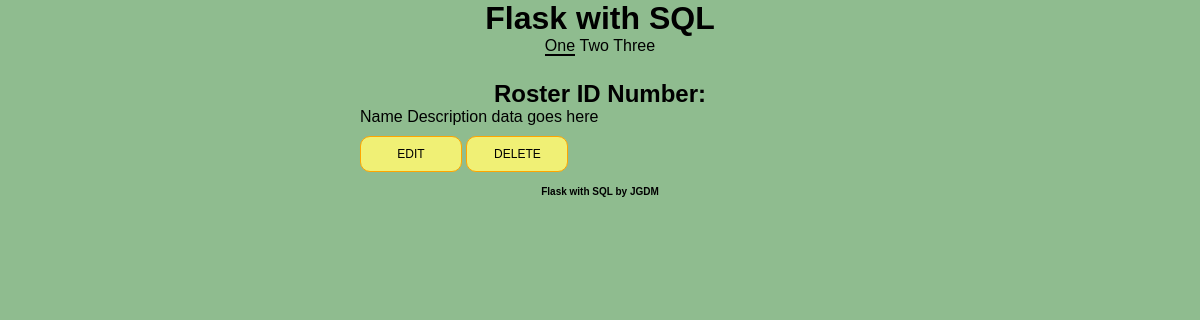
/single/1, run on an earlier commit of the app's database.
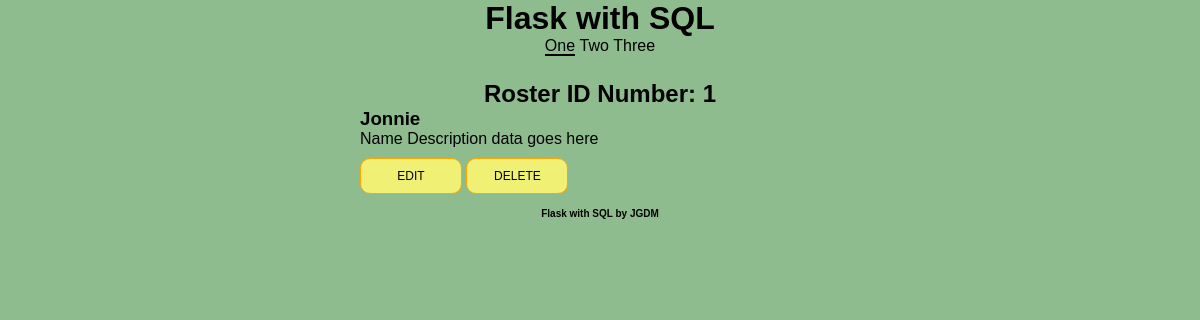
And on a later commit of the database.
### models.py (models this page shows, shortened)
class Roster(db.Model):
    id = db.Column(db.Integer(), primary_key=True)
    name = db.Column("Name", db.String(80), unique=True, nullable=False)
    age = db.Column("Age", db.Integer, unique=True, nullable=False)
    joined = db.Column('Joined', db.DateTime, default=datetime.datetime.now)

### app.py (the view)
@app.route('/single/<id>', methods=['GET'])
def single(id):
    roster = Roster.query.get(id)
    return render_template('single.html', roster = roster)

### templates/single.html (shortened to what this page needs)
{% extends "main.html" %}
    {% block nav_block %}
        <nav>
            <ul>
                <li><a href="/" class="selected" >One</a></li>
                <li><a href="/two">Two</a></li>
                <li><a href="/three">Three</a></li>
            </ul>
        </nav>
    {% endblock %}
    {% block main_block %}
        <h2>Roster ID Number: {{ roster.id }}</h2>
        <div class="name_data_single">
            <h3>{{ roster.name }}</h3>
            <p>Name Description data goes here</p>
        </div>
        <div class="edit-delete-block">
            <a href="{{ url_for('form_edit', id=roster.id) }}" class="btn_edit">Edit</a>
            <a href="{{ url_for('delete_record', id=roster.id) }}" class="btn_delete">Delete</a>
        </div>
    {% endblock %}

What changed in the data, as far as the page shows it:
added Roster: id "1", name "Jonnie"
